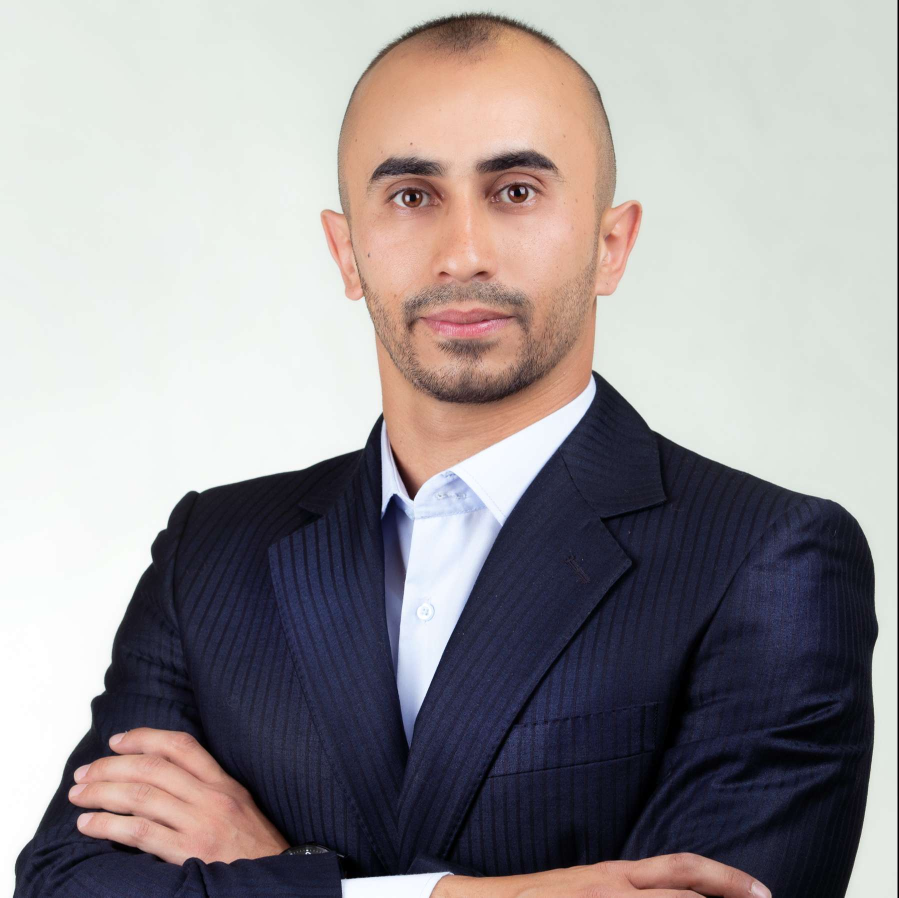
#> input picture Images/CVInitialImage.jpg, 1797 x 1795 px, found by its file name (shown at 1/2 size)
$ python OpenCVtest.py
#> lines starting #> are read from the running program, lines starting #| are printed output that depends on the picture
import urllib.request
import cv2
import os
import time

Url = 'https://haqqstorage.blob.core.windows.net/profile-pictures-prod/2d7efbce-553d-488d-9dee-271489c8a1c7blob' \
      '?1664281296123 '
ImagePath = os.getcwd() + '\Images\CVInitialImage.jpg'

Dimension = 320


def DownloadImage(url, path):
    urllib.request.urlretrieve(url, path)
#> (this line was passed over: the network is not available in this run)


def Resize(path):
    tic = time.perf_counter()
    resizedImage = cv2.imread(path)
#> resizedImage is the input picture: shape (1795, 1797, 3); mean B, G, R 151, 149.4, 154
    result = cv2.resize(resizedImage, (Dimension, Dimension), interpolation=cv2.INTER_NEAREST)
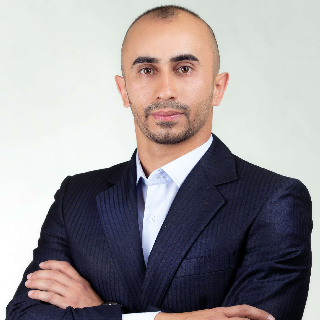
#> result: shape (320, 320, 3); mean B, G, R 151.4, 149.8, 154.5
    cv2.imwrite(os.getcwd() + '\Images\CVResizedImage.jpg', result)
    toc = (time.perf_counter() - tic) * 1000
    print("resizing time: " + toc.__str__())


def Blur():
    tic = time.perf_counter()
    blurredImage = cv2.imread(os.getcwd() + '\Images\CVResizedImage.jpg')
    result = cv2.blur(blurredImage, (Dimension, Dimension), cv2.BORDER_DEFAULT)
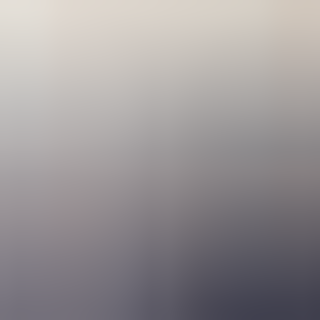
#> result: shape (320, 320, 3); mean B, G, R 151.4, 149.8, 154.4
    cv2.imwrite(os.getcwd() + '\Images\CVBlurredImage.jpg', result)
    toc = (time.perf_counter() - tic) * 1000
    print('blurring time: ' + toc.__str__())


def Process():
    DownloadImage(Url, ImagePath)
    Resize(ImagePath)
    Blur()


Process()
